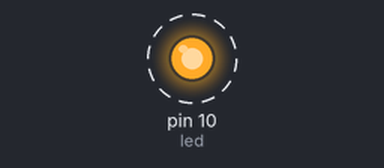
A sketch run on a simulated Arduino Uno, built with avr-gcc and run on an emulated ATmega328P. On the bench: output pins drawn as LEDs (lit = HIGH). Dashed ring = blinking.

Above: at 0.2 s.
Timing chart, 0 to 3.0 s (numbered marks = the images above):
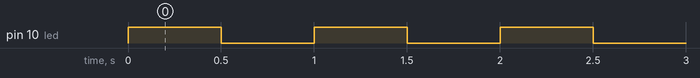

Measured:
- by itself, pin 10 (led): alternates HIGH for 0.50 s and LOW for 0.50 s

The sketch:

punto_1.ino
```cpp
//Punto 1
int led=10; //Así se llama el pin
int dt=500; //Así se llamará ese tiempo de espera
void setup() {
  pinMode(led,OUTPUT); //Se inicializa el pin para que salga la información
}

void loop() {
  digitalWrite(led,HIGH); //Señal PWM de 1
  delay(dt);
  digitalWrite(led,LOW); //Señal PWM 0
  delay(dt);
}
//Prueba física: https://youtu.be/Sk2zu4C02aQ
```
